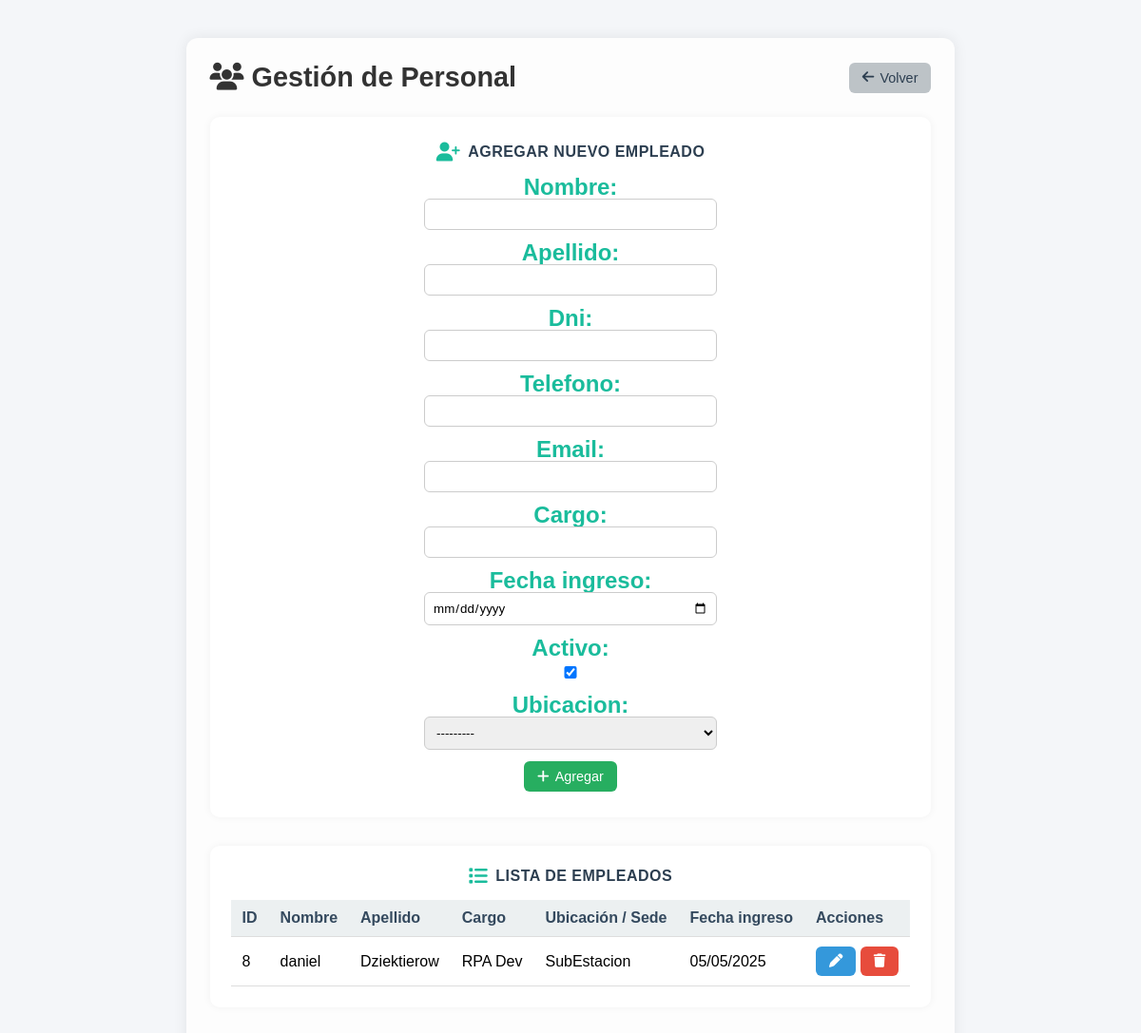
The app's page /account/personal/ (signed in) with its own data.
### usuario/models.py (models this page shows, shortened)
class Personal(models.Model):
    nombre = models.CharField(max_length=100)
    apellido = models.CharField(max_length=100)
    dni = models.CharField(max_length=15, unique=True)
    telefono = models.CharField(max_length=20, blank=True, null=True)
    email = models.EmailField(blank=True, null=True)
    cargo = models.CharField(max_length=100)
    fecha_ingreso = models.DateField()
    activo = models.BooleanField(default=True)
    ubicacion = models.ForeignKey(
        'Ubicacion',
        on_delete=models.SET_NULL,
        null=True, blank=True,
        related_name='empleados'
    )

class Ubicacion(models.Model):
    TIPO_CHOICES = [
        ('sede', 'Sede (Edificio Principal)'),
        ('oficina', 'Oficina (Piso/Ala)'),
        ('area', 'Área Específica (Sala/Cuarto)'),
    ]
    DISPOSITIVO_CHOICES = [
        ('huella', 'Lector de Huella Dactilar'),
        ('Tarjeta', 'Tarjeta de Acceso'),
        ('PIN', 'PIN'),
    ]
    SEGURIDAD_CHOICES = [
        ('bajo', 'Bajo'),
        ('medio', 'Medio'),
        ('alto', 'Alto'),
    ]
    tipo_ubicacion = models.CharField(max_length=20, choices=TIPO_CHOICES)
    nombre_sede = models.CharField(max_length=100)
    codigo_unico = models.CharField(max_length=50, unique=True)
    direccion = models.TextField(blank=True, null=True)
    descripcion = models.TextField(blank=True, null=True)
    dispositivo_biometrico = models.CharField(
        max_length=20, choices=DISPOSITIVO_CHOICES, blank=True, null=True
    )
    nivel_seguridad = models.CharField(
        max_length=20, choices=SEGURIDAD_CHOICES, blank=True, null=True
    )
    fecha_creacion = models.DateTimeField(auto_now_add=True)
    class Meta:
        ordering = ['nombre_sede']
    def __str__(self):
        return f"{self.nombre_sede} ({self.codigo_unico})"

### usuario/views.py (the view, shortened to what this page needs)
# urls.py: path('personal/', views.gestion_personal, name='gestion_personal'),
@login_required
def gestion_personal(request):
    empleados = Personal.objects.all().order_by('apellido')
    form = PersonalForm()
    return render(request, 'account/personal.html', {
        'empleados': empleados,
        'form': form,
    })

### usuario/forms.py
class PersonalForm(forms.ModelForm):
    class Meta:
        model = Personal
        fields = [
            'nombre', 'apellido', 'dni', 'telefono', 'email',
            'cargo', 'fecha_ingreso', 'activo', 'ubicacion'  # 👈 campo agregado
        ]
        widgets = {
            'fecha_ingreso': forms.DateInput(attrs={'type': 'date'}),
        }

### usuario/templates/account/personal.html (shortened to what this page needs)
{% extends "base.html" %}
{% load static %}
{% block content %}
<div class="personal-container">
  <header class="personal-header">
    <h1><i class="fa-solid fa-users"></i> Gestión de Personal</h1>
    <a href="{% url 'usuario:dashboard' %}" class="btn btn-back">
      <i class="fa-solid fa-arrow-left"></i> Volver
    </a>
  </header>
  <section class="panel form-panel">
    <h3><i class="fa-solid fa-user-plus"></i> Agregar nuevo empleado</h3>
    <form method="post" class="personal-form">
      <div class="form-grid">
        {{ form.as_p }}
      </div>
      <button type="submit" name="agregar" class="btn btn-success">
        <i class="fa-solid fa-plus"></i> Agregar
      </button>
    </form>
  </section>
  <section class="panel list-panel">
    <h3><i class="fa-solid fa-list"></i> Lista de empleados</h3>
    <table class="tabla-personal">
      <thead>
        <tr>
          <th>ID</th>
          <th>Nombre</th>
          <th>Apellido</th>
          <th>Cargo</th>
          <th>Ubicación / Sede</th>
          <th>Fecha ingreso</th>
          <th>Acciones</th>
        </tr>
      </thead>
      <tbody>
        {% for empleado in empleados %}
        <tr>
          <td>{{ empleado.id }}</td>
          <td>{{ empleado.nombre }}</td>
          <td>{{ empleado.apellido }}</td>
          <td>{{ empleado.cargo }}</td>
          <td>
            {% if empleado.ubicacion %}
              {{ empleado.ubicacion.nombre_sede }}
            {% else %}
              <em>Sin asignar</em>
            {% endif %}
          </td>
          <td>{{ empleado.fecha_ingreso|date:"d/m/Y" }}</td>
          <td class="acciones">
            <a href="{% url 'usuario:editar_personal' empleado.id %}" class="btn btn-primary">
              <i class="fa-solid fa-pen"></i>
            </a>
            <form method="post" style="display:inline;" onsubmit="return confirm('¿Seguro que deseas eliminar este empleado?');">
              <button type="submit" name="eliminar" class="btn btn-danger">
                <i class="fa-solid fa-trash"></i>
              </button>
            </form>
          </td>
        </tr>
        {% empty %}
        <tr><td colspan="7" class="sin-datos">No hay empleados cargados.</td></tr>
        {% endfor %}
      </tbody>
    </table>
  </section>
</div>
{% endblock %}

### static/account/css/style_acceso.css (style rules this page uses)
* { margin: 0; padding: 0; box-sizing: border-box; font-family: Arial, Helvetica, sans-serif; }
body { display: flex; justify-content: center; align-items: center; min-height: 100vh; background: #f4f6f9; }

### static/account/css/style_dashboard.css (style rules this page uses)
* { margin: 0; padding: 0; box-sizing: border-box; font-family: Arial, Helvetica, sans-serif; }
body { display: flex; min-height: 100vh; background-color: #f4f6f9; }
.panel { background: #fff; padding: 25px 20px; border-radius: 12px; box-shadow: 0 4px 12px rgba(0,0,0,0.1); text-align: center; transition: all 0.3s ease; cursor: pointer; border: 2px solid transparent; position: relative; overflow: hidden; min-height: 140px; display: flex; flex-direction: column; justify-content: center; align-items: center; }
.panel::before { content: ''; position: absolute; left: 0; top: 0; height: 100%; width: 0; background: #1abc9c; transition: width 0.3s ease; border-radius: 12px 0 0 12px; }
.panel h3 { font-size: 16px; margin-bottom: 12px; color: #2c3e50; display: flex; align-items: center; gap: 8px; font-weight: 600; text-transform: uppercase; letter-spacing: 0.5px; }
.panel h3 i { font-size: 20px; color: #1abc9c; }
.panel p { font-size: 24px; font-weight: bold; color: #1abc9c; margin: 0; line-height: 1; }
table { width: 100%; border-collapse: collapse; }
th, td { padding: 10px; border-bottom: 1px solid #ddd; }

### static/account/css/style_personal.css (style rules this page uses)
.personal-container { max-width: 1000px; margin: 40px auto; background: #fdfdfd; padding: 25px; border-radius: 12px; box-shadow: 0 0 15px rgba(0,0,0,0.08); }
.personal-header { display: flex; justify-content: space-between; align-items: center; margin-bottom: 25px; }
.personal-header h1 { color: #333; font-size: 1.8em; }
.btn { display: inline-flex; align-items: center; gap: 6px; border: none; border-radius: 6px; padding: 8px 14px; cursor: pointer; text-decoration: none; font-size: 0.9em; transition: 0.2s; }
.btn-success { background-color: #27ae60; color: #fff; }
.btn-danger { background-color: #e74c3c; color: #fff; }
.btn-primary { background-color: #3498db; color: #fff; }
.btn-back { background-color: #bdc3c7; color: #2c3e50; }
.panel { margin-bottom: 30px; background: #fff; padding: 20px; border-radius: 10px; box-shadow: 0 0 8px rgba(0,0,0,0.05); }
.panel h3 { color: #2c3e50; margin-bottom: 15px; }
.form-grid p { margin-bottom: 10px; }
input, select { width: 100%; padding: 6px; border-radius: 6px; border: 1px solid #ccc; }
.tabla-personal { width: 100%; border-collapse: collapse; }
.tabla-personal th, .tabla-personal td { padding: 10px 12px; border-bottom: 1px solid #ddd; text-align: left; }
.tabla-personal th { background-color: #ecf0f1; color: #34495e; }
.acciones { white-space: nowrap; }
.form-panel { background: #fff; padding: 25px; border-radius: 10px; box-shadow: 0 0 8px rgba(0,0,0,0.05); }
.personal-form .form-grid p { margin-bottom: 12px; }
.personal-form input, .personal-form select { width: 100%; padding: 8px; border-radius: 6px; border: 1px solid #ccc; }

### records on screen
Personal: id "8", nombre "daniel", apellido "Dziektierow", cargo "RPA Dev", ubicacion.nombre_sede "SubEstacion", fecha_ingreso "05/05/2025"
